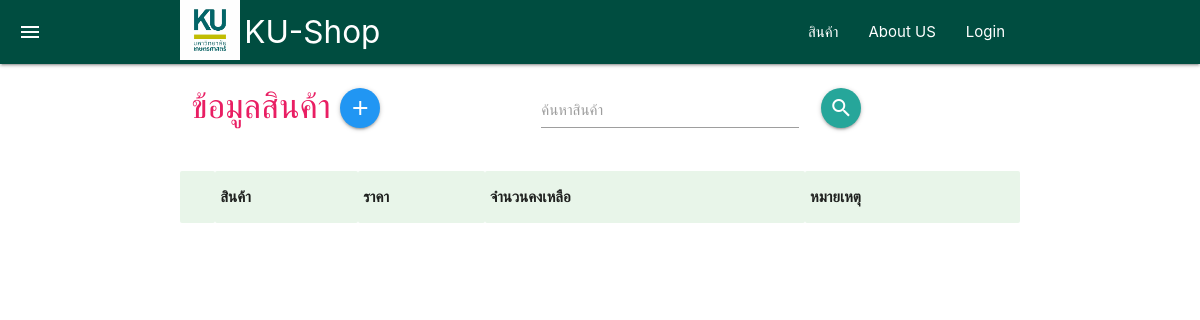
Page /item_list.php on the earlier database version.
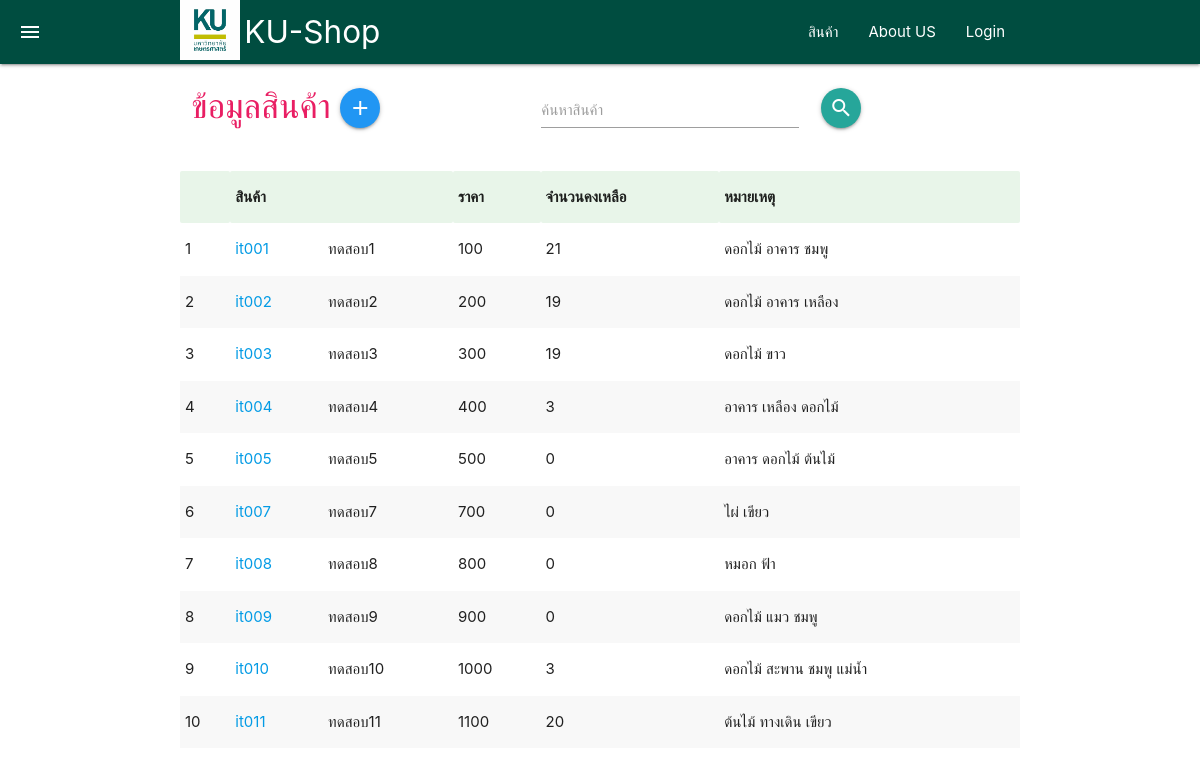
Same page on the later database version.
### tables this page shows
CREATE TABLE `item` (
  `item_id` varchar(100) NOT NULL,
  `item_name` varchar(100) DEFAULT NULL,
  `item_price` float DEFAULT 0,
  `cur_stk` int(11) DEFAULT 0,
  `item_rem` text DEFAULT NULL
);

### item_list.php (the view, shortened to what this page needs)
<?php
    include 'connector.php';
?>
<!DOCTYPE html>
<html lang="th">
<head>
    <link rel="stylesheet" href="css/materialize.min.css">
    <link rel="stylesheet" href="iconfont/material-icons.css">
</head>
<body>
    <?php
        include "menuheader.php";
    ?>
    <div class="container">
        <form action="item_list.php" method="POST">
            <div class="row ">
                <h4 class="col s7 m5 pink-text">
                    ข้อมูลสินค้า
                    <a href="item_add.php" class="btn-floating blue"><i class="material-icons">add</i></a>
                </h4>
                <h4 class="col s11 m6 l4  input-field ">
                    <input id="findtext" name="findtext" type="text" class="validate">
                    <label for="findtext">ค้นหาสินค้า</label>
                </h4>
                <h4 class="col s1 ">
                    <button type="submit" class="btn-floating"><i class="material-icons">search</i></button>
                </h4>
            </div>
        </form>
    </div>
    <div class="container" id="item_pic">
        <table class="striped highlight">
            <tr class="green lighten-5">
                <th></th>
                <th colspan="2">สินค้า</th>
                <th>ราคา</th>
                <th>จำนวนคงเหลือ</th>
                <th>หมายเหตุ</th>
            </tr>
            <?php
                $sql_data = "   SELECT *
                                FROM item
                                WHERE item_id !='' AND ( item_rem LIKE  '%".$_POST['findtext']."%'
                                                           OR  item_name LIKE  '%".$_POST['findtext']."%'
                                                        )
                                ORDER BY item_id LIMIT 0,30";
                $res_data = $db->query($sql_data);
                $j=0;
                while ($data_array = $res_data->fetch(PDO::FETCH_ASSOC))
                {
                    $j++;
                    ?>
                        <tr>
                            <td>
                                <?=$j?>
                            </td>
                            <td>
                                <a href="item_show.php?item_id=<?=$data_array['item_id']?>  "><?=$data_array['item_id']?></a>
                            </td>
                            <td>
                                <?=$data_array['item_name']?>
                            </td>
                            <td>
                                <?=$data_array['item_price']?>
                            </td>
                            <td>
                                <?=$data_array['cur_stk']?>
                            </td>
                            <td>
                                <?=$data_array['item_rem']?>
                            </td>
                        </tr>
                    <?php
                }
            ?>
            </table>
    </div>
</body>
</html>

Differences in the rows shown:
added item: item_id "it001", item_name "ทดสอบ1", item_price "100", cur_stk "21", item_rem "ดอกไม้ อาคาร ชมพู"
added item: item_id "it002", item_name "ทดสอบ2", item_price "200", cur_stk "19", item_rem "ดอกไม้ อาคาร เหลือง"
added item: item_id "it003", item_name "ทดสอบ3", item_price "300", cur_stk "19", item_rem "ดอกไม้ ขาว"
added item: item_id "it004", item_name "ทดสอบ4", item_price "400", cur_stk "3", item_rem "อาคาร เหลือง ดอกไม้"
added item: item_id "it005", item_name "ทดสอบ5", item_price "500", cur_stk "0", item_rem "อาคาร ดอกไม้ ต้นไม้"
added item: item_id "it007", item_name "ทดสอบ7", item_price "700", cur_stk "0", item_rem "ไผ่ เขียว"
added item: item_id "it008", item_name "ทดสอบ8", item_price "800", cur_stk "0", item_rem "หมอก ฟ้า"
added item: item_id "it009", item_name "ทดสอบ9", item_price "900", cur_stk "0", item_rem "ดอกไม้ แมว ชมพู"
added item: item_id "it010", item_name "ทดสอบ10", item_price "1000", cur_stk "3", item_rem "ดอกไม้ สะพาน ชมพู แม่น้ำ"
added item: item_id "it011", item_name "ทดสอบ11", item_price "1100", cur_stk "20", item_rem "ต้นไม้ ทางเดิน เขียว"
